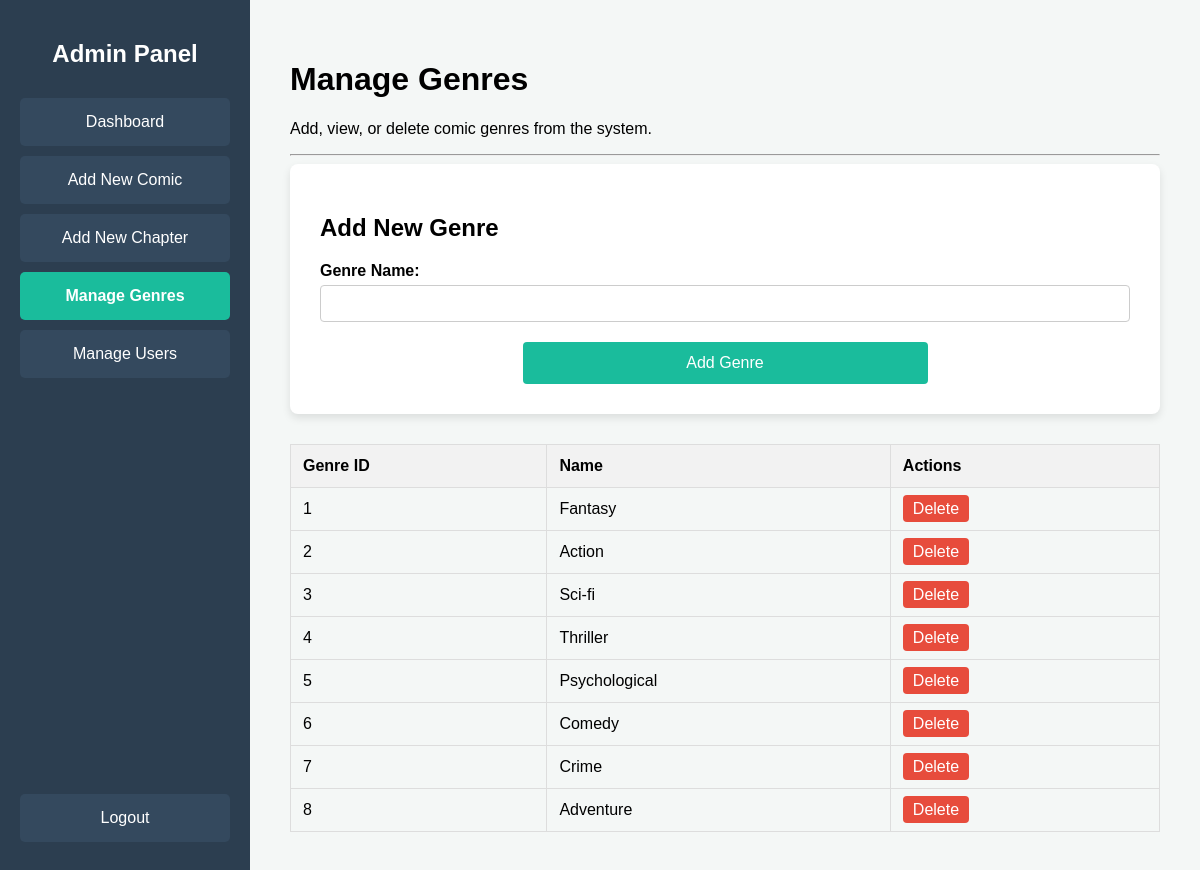
Page /code/admin/manage_genres.php (signed in) on the earlier database version.
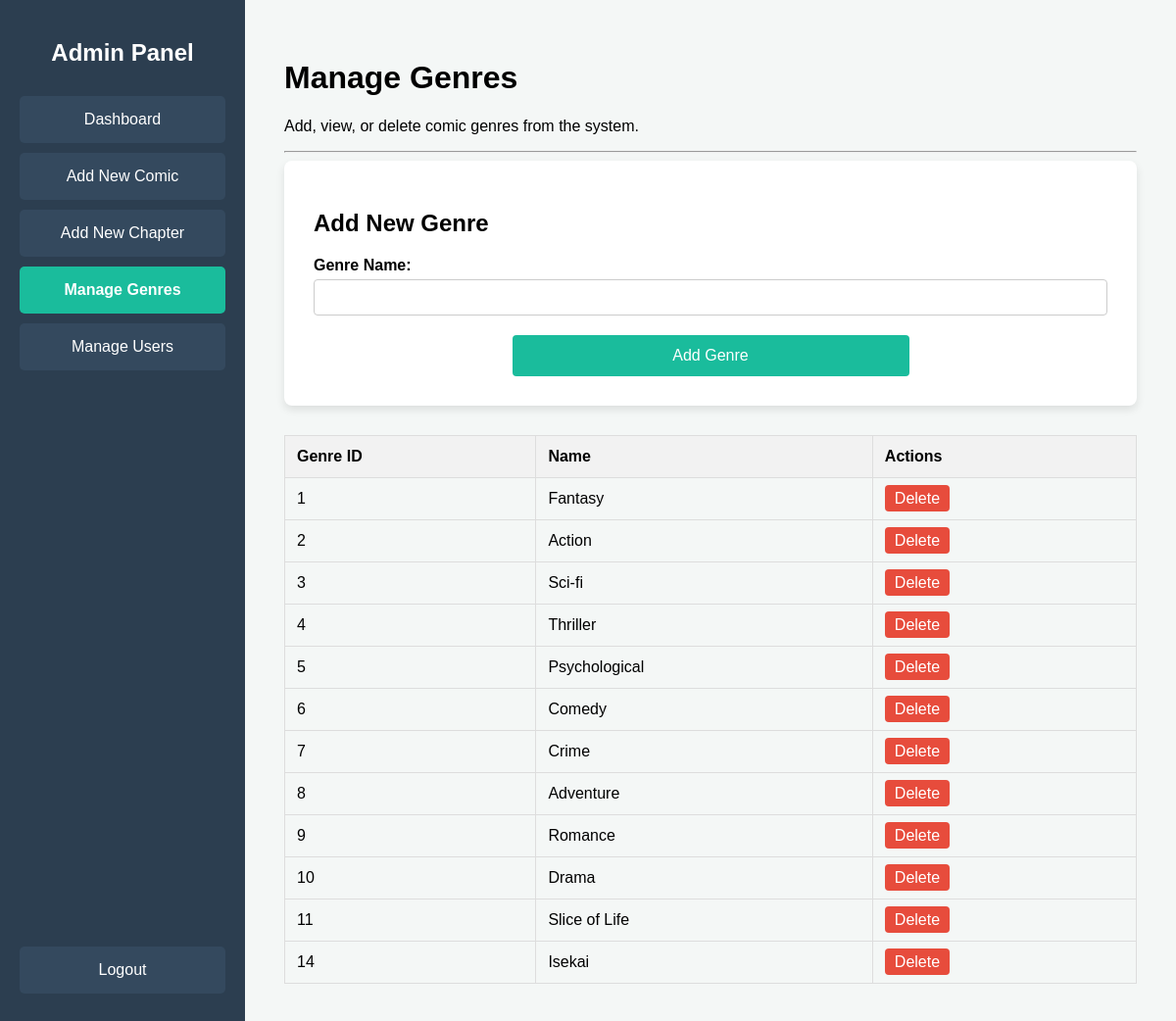
Same page on the later database version.
### tables this page shows
CREATE TABLE `tb_genre` (
  `genre_id` int(11) NOT NULL,
  `name` varchar(255) NOT NULL
);

### code/admin/manage_genres.php (the view, shortened to what this page needs)
<?php
include '../connection.php';
?>
<!DOCTYPE html>
<html lang="en">
<head>
    <link rel="stylesheet" href="../../assets/css/admin_style.css">
</head>
<body>
    <div class="dashboard-container">
        <div class="sidebar">
            <h2>Admin Panel</h2>
            <a href="dashboard.php" class="nav-button">Dashboard</a>
            <a href="add_comic.php" class="nav-button">Add New Comic</a>
            <a href="add_chapter.php" class="nav-button">Add New Chapter</a>
            <a href="manage_genres.php" class="nav-button active">Manage Genres</a>
            <a href="manage_users.php" class="nav-button">Manage Users</a>
            <a href="#" class="nav-button logout-button" onclick="showLogoutModal(event)">Logout</a>
        </div>
        <div class="main-content">
            <h1>Manage Genres</h1>
            <p>Add, view, or delete comic genres from the system.</p>
            <hr>
            <div class="form-container" style="margin-bottom: 30px;">
                <h2>Add New Genre</h2>
                <form action="manage_genres.php" method="POST">
                    <div class="form-group">
                        <label for="genre_name">Genre Name:</label>
                        <input type="text" id="genre_name" name="genre_name" required>
                    </div>
                    <button type="submit" name="add_genre">Add Genre</button>
                </form>
            </div>
            <table class="data-table">
                <thead>
                    <tr>
                        <th>Genre ID</th>
                        <th>Name</th>
                        <th>Actions</th>
                    </tr>
                </thead>
                <tbody>
                    <?php
                        $sql = "SELECT genre_id, name FROM tb_genre ORDER BY genre_id ASC";
                        $result = mysqli_query($conn, $sql);
                        while ($genre = mysqli_fetch_assoc($result)) {
                            echo '<tr>';
                            echo '<td>' . $genre['genre_id'] . '</td>';
                            echo '<td>' . htmlspecialchars($genre['name']) . '</td>';
                            echo '<td>
                                    <a href="manage_genres.php?delete_id=' . $genre['genre_id'] . '" class="action-btn delete-btn" onclick="return confirm(\'Are you sure you want to delete this genre?\');">Delete</a>
                                  </td>';
                            echo '</tr>';
                        }
                    ?>
                </tbody>
            </table>
        </div>
    </div>
</body>
</html>

### assets/css/admin_style.css (style rules this page uses)
body { font-family: Arial, sans-serif; margin: 0; background-color: #f4f7f6; }
.dashboard-container { min-height: 100vh; }
.sidebar { position: fixed; top: 0; left: 0; height: 100%; width: 250px; background-color: #2c3e50; color: white; padding: 20px; display: flex; flex-direction: column; box-sizing: border-box; }
.sidebar h2 { text-align: center; margin-bottom: 30px; }
.sidebar .nav-button { color: white; text-decoration: none; padding: 15px; margin-bottom: 10px; border-radius: 5px; background-color: #34495e; text-align: center; transition: background-color 0.3s; }
.sidebar .nav-button.active { background-color: #1abc9c; font-weight: bold; }
.logout-button { margin-top: auto; }
.main-content { margin-left: 250px; flex-grow: 1; padding: 40px; }
.data-table { width: 100%; border-collapse: collapse; margin-top: 20px; }
.data-table th, .data-table td { border: 1px solid #ddd; padding: 12px; text-align: left; }
.data-table thead { background-color: #f2f2f2; }
.action-btn { padding: 5px 10px; color: white; text-decoration: none; border-radius: 4px; margin-right: 5px; }
.delete-btn { background-color: #e74c3c; }
.form-container { background-color: white; padding: 30px; border-radius: 8px; box-shadow: 0 4px 8px rgba(0,0,0,0.1); }
.form-group { margin-bottom: 20px; }
.form-container label { display: block; margin-bottom: 5px; font-weight: bold; }
.form-container input[type="text"], .form-container input[type="number"], .form-container input[type="file"], .form-container input[type="email"], .form-container input[type="password"], .form-container textarea, .form-container select { width: 100%; padding: 10px; border: 1px solid #ccc; border-radius: 4px; box-sizing: border-box; }
.form-container button { width: 50%; display: block; margin: 20px auto 0 auto; padding: 12px; background-color: #1abc9c; color: white; border: none; border-radius: 4px; cursor: pointer; font-size: 16px; }

Differences in the rows shown:
added tb_genre: genre_id "9", name "Romance"
added tb_genre: genre_id "10", name "Drama"
added tb_genre: genre_id "11", name "Slice of Life"
added tb_genre: genre_id "14", name "Isekai"
